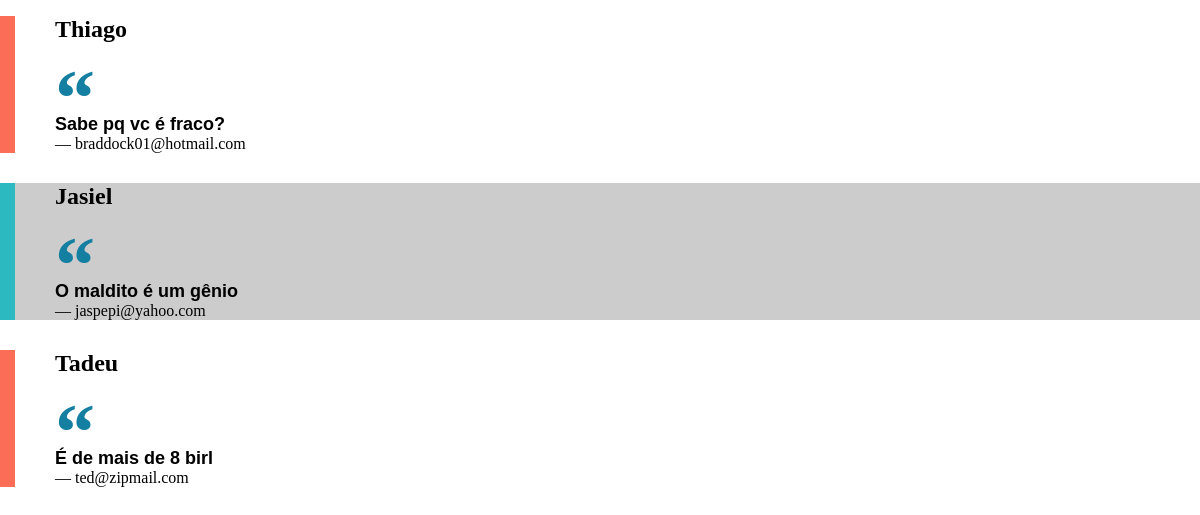
Before: / with the older database file.
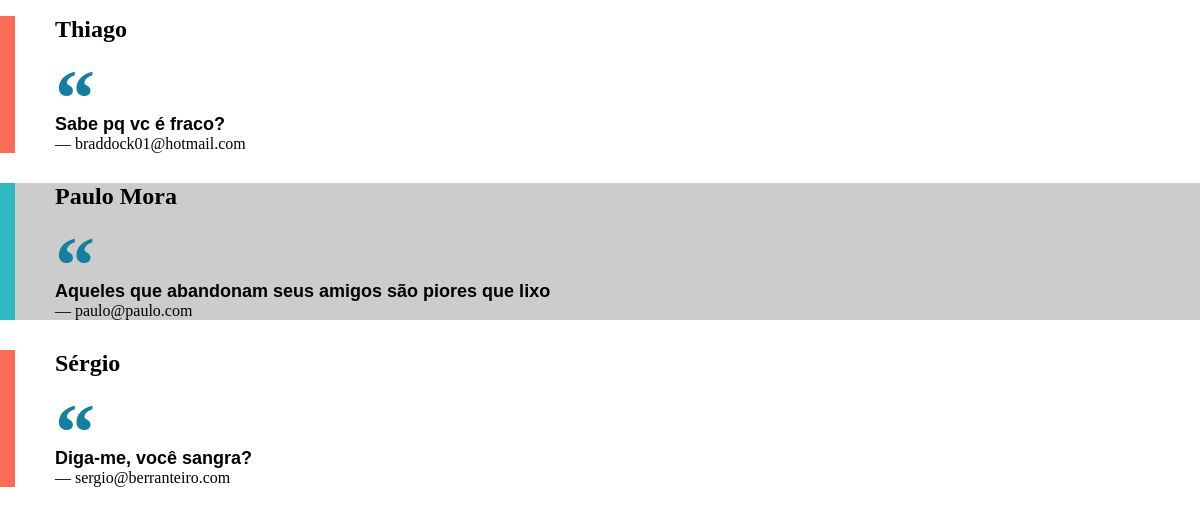
After: the same page with the newer database file.
### tables this page shows
CREATE TABLE IF NOT EXISTS `tb_professores` (
  `id_prof` int(11) NOT NULL AUTO_INCREMENT,
  `nome` varchar(50) NOT NULL DEFAULT '0',
  `email` varchar(50) NOT NULL DEFAULT '0',
  `frase_foda` varchar(250) NOT NULL DEFAULT '0',
  PRIMARY KEY (`id_prof`)
);

### index.php (the view, shortened to what this page needs)
<?php
require_once "models/conexao.php";
$sql = "SELECT id_prof,nome, email, frase_foda FROM tb_professores";
$result = $conn->query($sql);
if ($result->num_rows > 0) {
    $row = $result->fetch_all(MYSQLI_ASSOC);
} else {
    echo "0 resultados";
}
?>
<!DOCTYPE html>
<html lang="en">
<head>
    <link rel="stylesheet" href="https://cdnjs.cloudflare.com/ajax/libs/font-awesome/4.7.0/css/font-awesome.min.css">
    <link rel="stylesheet" href="assets/css/estilo.css">
</head>
<body>
    <div class="container">
    <?php
    foreach ($row as $teacher) {
        ?>
        <div class="referencia">
            <blockquote class="quote-box">
                <p class="origem">
                    <b><?php echo $teacher["nome"]; ?></b>
                </p>
                <p class="quotation-mark">
                    “
                </p>
                <p class="quote-text">
                    <?php echo $teacher["frase_foda"]; ?>
                </p>
                <p class="descricao">
                    — <?php echo $teacher["email"]; ?>
                </p>
            </blockquote>
        </div>
    <?php
    }
    ?>
</div>
</body>
</html>

### assets/css/estilo.css (style rules this page uses)
* { margin: 0; padding: 0; box-sizing: border-box; }
.container { max-width: 1280px; width: 100%; margin: 0 auto; }
.referencia { border-left: 15px solid #2CB9C0; margin-bottom: 30px; background-color: #ccc }
.referencia:nth-of-type(odd) { border-left: 15px solid #fc6d58!important; background-color: #fff!important }
blockquote { display: block; margin-block-start: 1em; margin-block-end: 1em; margin-inline-start: 40px; margin-inline-end: 40px; }
.quotation-mark { font-weight: bold; font-size: 80px; color: #147FA0; font-family: "Times New Roman", Georgia, Serif; margin-top:-10px; margin-bottom: -30px; }
.quote-text { font-family: sans-serif; font-size: 18px; font-weight: bold; }
.origem { font-size: 24px; font-family: verdana; padding: 0; margin-bottom: 20px; margin-top:0 }

Changed rows visible on the page:
removed tb_professores: nome "Jasiel", frase_foda "O maldito é um gênio", email "jaspepi@yahoo.com"
removed tb_professores: nome "Tadeu", frase_foda "É de mais de 8 birl", email "ted@zipmail.com"
added tb_professores: nome "Paulo Mora", frase_foda "Aqueles que abandonam seus amigos são piores que lixo", email "paulo@paulo.com"
added tb_professores: nome "Sérgio", frase_foda "Diga-me, você sangra?", email "sergio@berranteiro.com"
